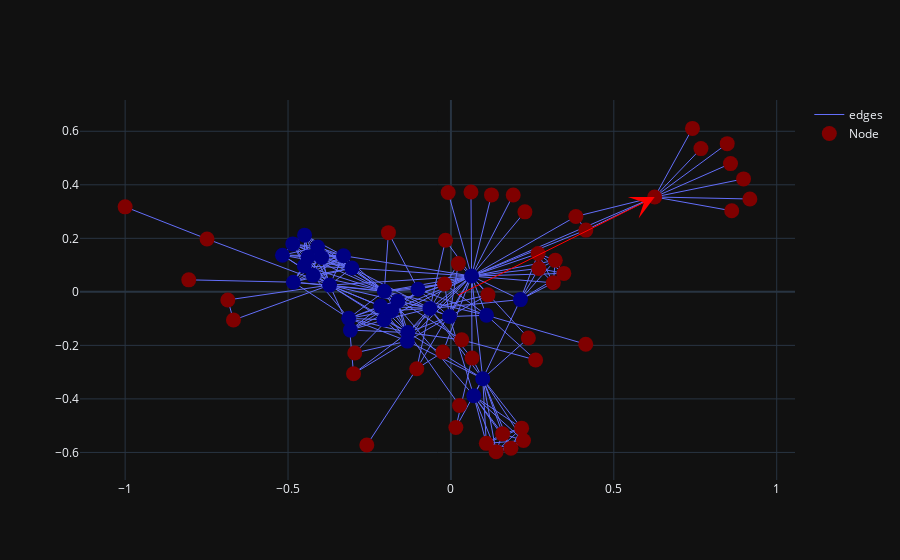

Notebook source saved alongside this figure:
### Code cell
%%timeit -n1 -r1
df = other_sims.agglomerative_hierarchical_clustering(target_G,target_rad, measures.global_graph_degree, target_clusters)
fig = visualize.visualize_rdd_agglomerative_hierarchical_clustering(target_G, target_rad, measure_list, pos, target_clusters)
fig.show()
df = df.sort_values('cluster')
# print(df)

clusters = df_to_cluster_list(df)
result = nx.algorithms.community.modularity(target_G, clusters)
print(result)

### Figure 1 — Plotly figure (JSON) as saved in the notebook; plotly's stock layout.template omitted (floating-point values rounded to 4 significant figures; data arrays with more than 128 entries replaced by an {"elided": "..."} marker saying what was removed)
{"data": [{"line": {"width": 1}, "marker": {"color": [1, 1, 1, 1, 1, 1, 1, 1, 1, 1, 1, 0, 1, 1, 1, 1, 0, 1, 1, 1, 1, 1, 1, 0, 0, 0, 0, 0, 1, 0, 1, 1, 1, 1, 1, 1, 1, 1, 1, 1, 1, 0, 1, 1, 1, 1, 1, 1, 0, 0, 1, 0, 1, 1, 1, 0, 1, 0, 0, 0, 0, 0, 0, 0, 0, 0, 0, 1, 0, 0, 0, 0, 1, 1, 1, 0, 0], "colorscale": [[0, "rgb(0,0,131)"], [0.2, "rgb(0,60,170)"], [0.4, "rgb(5,255,255)"], [0.6, "rgb(255,255,0)"], [0.8, "rgb(250,0,0)"], [1, "rgb(128,0,0)"]], "size": 15}, "mode": "lines", "name": "edges", "type": "scatter", "uid": "3fd1febc-1f90-45ef-b9af-e66e4d1836a3", "x": {"elided": "762 float values"}, "y": {"elided": "762 float values"}}, {"customdata": {"elided": "77x6 mixed values"}, "hovertemplate": "node_name: %{customdata[0]} <br> radius: %{customdata[1]} <br> degree: %{customdata[2]} <br> cluster: %{customdata[3]} <br> nodes_x: %{customdata[4]} <br> nodes_y: %{customdata[5]} <br> ", "marker": {"color": [1, 1, 1, 1, 1, 1, 1, 1, 1, 1, 1, 0, 1, 1, 1, 1, 0, 1, 1, 1, 1, 1, 1, 0, 0, 0, 0, 0, 1, 0, 1, 1, 1, 1, 1, 1, 1, 1, 1, 1, 1, 0, 1, 1, 1, 1, 1, 1, 0, 0, 1, 0, 1, 1, 1, 0, 1, 0, 0, 0, 0, 0, 0, 0, 0, 0, 0, 1, 0, 0, 0, 0, 1, 1, 1, 0, 0], "colorscale": [[0, "rgb(0,0,131)"], [0.2, "rgb(0,60,170)"], [0.4, "rgb(5,255,255)"], [0.6, "rgb(255,255,0)"], [0.8, "rgb(250,0,0)"], [1, "rgb(128,0,0)"]], "size": 15}, "mode": "markers", "name": "Node", "text": ["Myriel", "Napoleon", "MlleBaptistine", "MmeMagloire", "CountessDeLo", "Geborand", "Champtercier", "Cravatte", "Count", "OldMan", "Labarre", "Valjean", "Marguerite", "MmeDeR", "Isabeau", "Gervais", "Tholomyes", "Listolier", "Fameuil", "Blacheville", "Favourite", "Dahlia", "Zephine", "Fantine", "MmeThenardier", "Thenardier", "Cosette", "Javert", "Fauchelevent", "Bamatabois", "Perpetue", "Simplice", "Scaufflaire", "Woman1", "Judge", "Champmathieu", "Brevet", "Chenildieu", "Cochepaille", "Pontmercy", "Boulatruelle", "Eponine", "Anzelma", "Woman2", "MotherInnocent", "Gribier", "Jondrette", "MmeBurgon", "Gavroche", "Gillenormand", "Magnon", "MlleGillenormand", "MmePontmercy", "MlleVaubois", "LtGillenormand", "Marius", "BaronessT", "Mabeuf", "Enjolras", "Combeferre", "Prouvaire", "Feuilly", "Courfeyrac", "Bahorel", "Bossuet", "Joly", "Grantaire", "MotherPlutarch", "Gueulemer", "Babet", "Claquesous", "Montparnasse", "Toussaint", "Child1", "Child2", "Brujon", "MmeHucheloup"], "type": "scatter", "uid": "9bf72961-b34c-4bac-9593-af9d1e9fb71b", "x": [0.6255, 0.9176, 0.3836, 0.4141, 0.8619, 0.7414, 0.8582, 0.7674, 0.848, 0.8982, 0.2271, 0.06336, 0.2377, 0.1912, -0.008445, 0.1245, 0.07026, 0.1842, 0.1386, 0.1086, 0.217, 0.2227, 0.1587, 0.09765, -0.1337, -0.1322, -0.004383, -0.06446, -0.1049, 0.2134, 0.01522, 0.06495, 0.06153, -0.01664, 0.2677, 0.2698, 0.3467, 0.3203, 0.3143, 0.03313, 0.02646, -0.3137, -0.2989, 0.02288, -0.02452, -0.2582, -1, -0.7486, -0.3724, -0.1009, -0.2952, 0.1092, 0.26, 0.4139, -0.0197, -0.2044, -0.1918, -0.4837, -0.304, -0.45, -0.4492, -0.3969, -0.423, -0.4091, -0.3296, -0.4385, -0.4852, -0.8047, -0.2156, -0.2054, -0.163, -0.1821, 0.1137, -0.6848, -0.6675, -0.3086, -0.5171], "y": [0.3545, 0.3471, 0.2818, 0.2308, 0.3029, 0.6109, 0.4793, 0.5353, 0.5537, 0.422, 0.2989, 0.05899, -0.1726, 0.3621, 0.3712, 0.3622, -0.3884, -0.584, -0.597, -0.5661, -0.5093, -0.5556, -0.5306, -0.3245, -0.1841, -0.1521, -0.09237, -0.06225, -0.2874, -0.02891, -0.5068, -0.2476, 0.373, 0.1929, 0.143, 0.08721, 0.06904, 0.1177, 0.03383, -0.1794, -0.4249, -0.09901, -0.306, 0.1056, -0.2251, -0.5725, 0.3176, 0.1976, 0.0252, 0.009947, -0.2283, -0.08753, -0.2544, -0.1956, 0.02962, 0.002234, 0.2212, 0.03614, 0.08917, 0.09666, 0.2118, 0.1283, 0.06171, 0.1672, 0.135, 0.1305, 0.1792, 0.04488, -0.05322, -0.1043, -0.03483, -0.07018, -0.01115, -0.03018, -0.1054, -0.1429, 0.137]}], "layout": {"annotations": [{"arrowcolor": "red", "arrowhead": 3, "arrowsize": 4, "axref": "x", "ayref": "y", "showarrow": true, "x": 0.6255, "y": 0.3545}], "dragmode": "pan"}}
